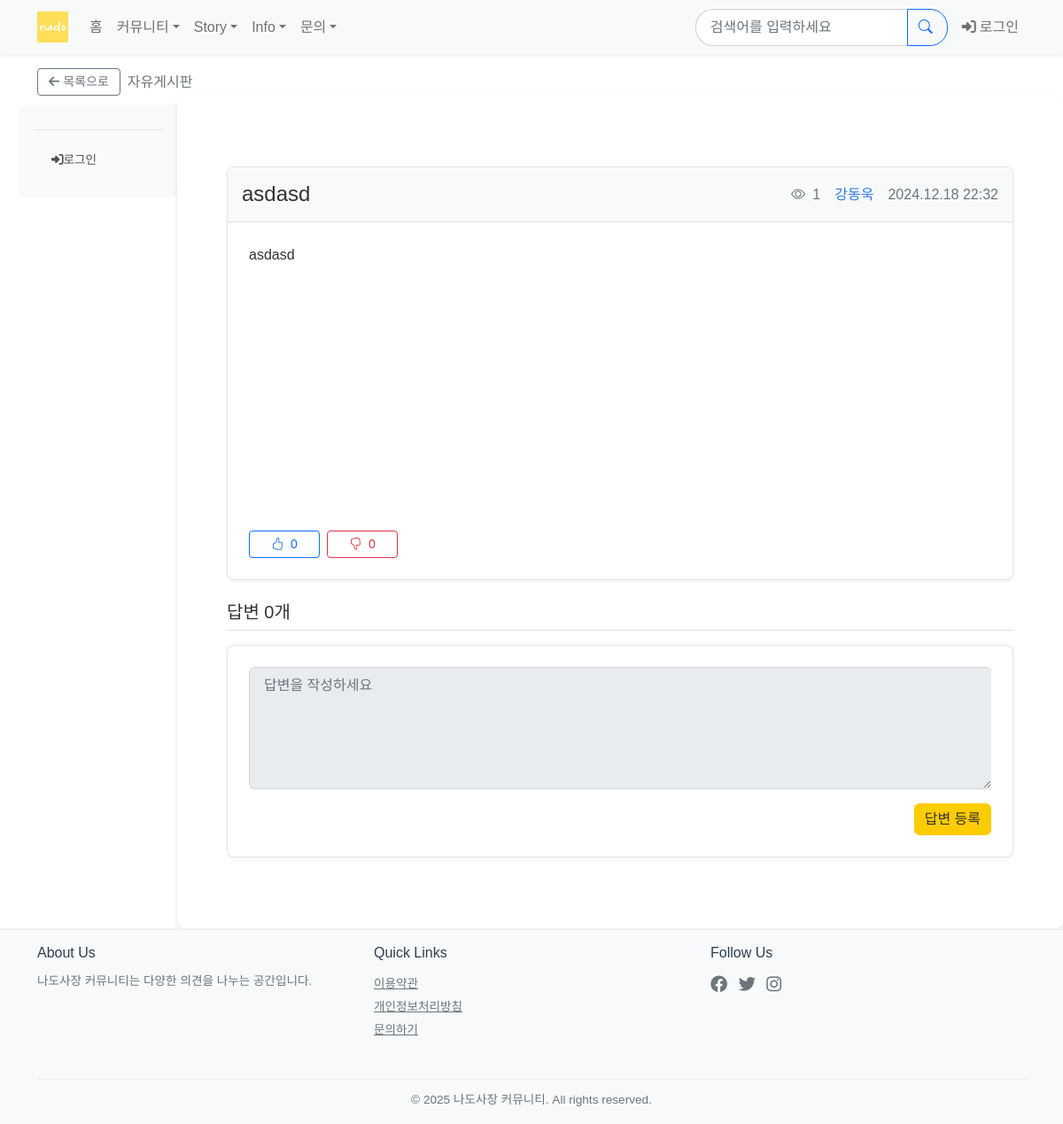
The app's page /board/question/65/ with its own data.
### board/models.py (models this page shows, shortened)
class Question(models.Model):
    category = models.ForeignKey(
        Category,
        on_delete=models.SET_NULL,
        null=True,
        related_name='questions'
    )
    author = models.ForeignKey(settings.AUTH_USER_MODEL, on_delete=models.CASCADE, related_name='author_question')
    subject = models.CharField(max_length=200)
    content = models.TextField()
    modify_date = models.DateTimeField(null=True, blank=True)
    create_date = models.DateTimeField()
    up_voter = models.ManyToManyField(settings.AUTH_USER_MODEL, related_name='question_up_voter',blank=True)
    down_voter = models.ManyToManyField(settings.AUTH_USER_MODEL, related_name='question_down_voter',blank=True)
    is_notice = models.BooleanField(default=False)
    bookmarks = models.ManyToManyField(settings.AUTH_USER_MODEL, related_name='bookmarked_questions', blank=True)
    view_count = models.PositiveIntegerField(default=0)

class Category(models.Model):
    TYPE_CHOICES = (
        ('board', '글게시판'),
        ('story', '이야기게시판'),
        ('advertise','광고게시판'),
        ('info','정보게시판')
    )
    name = models.CharField(max_length=50, unique=True)
    slug = models.SlugField(max_length=200, unique=True)
    description = models.TextField(blank=True)
    order = models.IntegerField(default=0)
    is_active = models.BooleanField(default=True)
    is_business = models.BooleanField(default=False)  # 사업 분야 대분류에 해당. profile, 회원가입에 사용됨.
    type = models.CharField(max_length=10, choices=TYPE_CHOICES, default='board')
    created_at = models.DateTimeField(auto_now_add=True)

### common/models.py (models this page shows, shortened)
class CustomUser(AbstractBaseUser, PermissionsMixin):
    username = models.CharField(
        _('닉네임'),
        max_length=150,
        unique = True,
        help_text=_('필수. 150자 이내로 입력해주세요.')
    )
    user_id = models.CharField(
        _('아이디'),
        max_length=30,
        unique=True,
        help_text=_('필수. 로그인에 사용될 아이디를 입력해주세요.')
    )
    email = models.EmailField(
        _('이메일'),
        unique=True,
        help_text=_('필수. 인증에 사용될 이메일을 입력해주세요.')
    )
    business_type = models.ForeignKey(
        BusinessType,
        on_delete=models.SET_NULL,
        null=True,
        blank=True,
        verbose_name=_('업종'),
        related_name='users'
    )
    business_name = models.CharField(
        _('사업장 이름'),
        max_length=100,
        blank=True,
        null=True
    )
    is_active = models.BooleanField(
        _('활성화'),
        default=False,
        help_text=_('이메일 인증 후 활성화됩니다.')
    )
    is_staff = models.BooleanField(
        _('admin 접근 권한'),
        default=False
    )
    is_admin = models.BooleanField(
        _('일반 관리자 권한'),
        default=False
    )
    is_superuser = models.BooleanField(
        _('최고 관리자 권한'),
        default=False
    )
    is_advertise = models.BooleanField(
        _('광고주 권한'),
        default=False
    )
    is_restricted = models.BooleanField(default=False)  # 계정 정지 여부
    restrict_end_date = models.DateTimeField(null=True, blank=True)  # 정지 해제 예정일
    date_joined = models.DateTimeField(_('가입일'), default=timezone.now)
    email_verified = models.BooleanField(_('이메일 인증됨'), default=False)
    objects = CustomUserManager()
    USERNAME_FIELD = 'user_id'
    EMAIL_FIELD = 'email'
    REQUIRED_FIELDS = ['username', 'email']
    class Meta:
        verbose_name = _('사용자')
        verbose_name_plural = _('사용자들')

### board/views/base_views.py (the view)
# urls.py: path('question/<int:question_id>/', base_views.detail, name = 'detail'),
def detail(request,question_id):
    question = get_object_or_404(Question, pk=question_id)
    if not request.session.get('viewed_questions'):
        request.session['viewed_questions'] = []
    if question_id not in request.session['viewed_questions']:
        Question.objects.filter(pk=question_id).update(view_count=F('view_count') + 1)
        request.session['viewed_questions'].append(question_id)
        request.session.modified = True
    question.refresh_from_db()
    current_category = request.session.get('current_category', question.category.slug)
    context = {
        'question': question,
        'current_category': current_category,
        'current_type' : question.category.type,
    }
    return render(request, 'board/question_detail.html', context)

### board/context_processors.py (called while the page is built)
def categories(request):
    return {
        'categories' : Category.objects.filter(is_active = True).order_by('order')
    }

def board_categories(request):
    board_categories = Category.objects.filter(is_active=True,type='board')
    return {
        'board_categories' : Category.objects.filter(is_active=True,type='board').order_by('order'),
        'board_Q_count' : Question.objects.filter(category__in=board_categories).count(),
        'user_count' : CustomUser.objects.filter(is_active=True).count()
            }

def board_business_categories(request):
    return {
        'business_categories' : Category.objects.filter(is_active=True,type='board',is_business=True).order_by('order'),
        'nonbusiness_categories' : Category.objects.filter(is_active=True,type='board',is_business=False).order_by('order')
            }

def each_categories(request):
    return {
        'story_categories' : Category.objects.filter(is_active=True,type='story').order_by('order'),
        'info_categories' : Category.objects.filter(is_active=True,type='info').order_by('order') ,
        'advertise_categories' : Category.objects.filter(is_active=True,type='advertise').order_by('order')
    }

### board/templatetags/board_filter.py (called while the page is built)
@register.filter
def mark(value):
    extensions = ["nl2br","fenced_code"]
    return mark_safe(markdown.markdown(value,extensions=extensions))

### templates/board/question_detail.html (shortened to what this page needs)
{% extends "base.html" %}
{% load board_filter %}
{% block content %}
<link rel="stylesheet" href="https://cdn.jsdelivr.net/npm/bootstrap-icons@1.11.0/font/bootstrap-icons.css">
<div class="container my-4">
    <div class="card mb-4">
        <div class="card-header d-flex justify-content-between align-items-center">
            <h4 class="mb-0">{{ question.subject }}</h4>
            <div class="d-flex align-items-center gap-3">
                <span class="text-muted">
                    <i class="bi bi-eye"></i> {{ question.view_count }}
                </span>
                <span class="text-muted"><div class="username-action">
                    <span>{{ question.author.username }}</span>
                </div></span>
                <span class="text-muted">{{ question.create_date|date:"Y.m.d H:i" }}</span>
            </div>
        </div>
        <div class="card-body">
            <div class="mb-4">{{ question.content|mark }}</div>
            <div class="d-flex justify-content-between align-items-center">
                <div class="vote-container d-flex gap-2">
                    <button class="btn btn-sm btn-outline-primary vote-btn" data-uri="{% url 'board:upvote_question' question.id %}">
                        <i class="bi bi-hand-thumbs-up"></i> <span>{{question.up_voter.count}}</span>
                    </button>
                    <button class="btn btn-sm btn-outline-danger vote-btn" data-uri="{% url 'board:downvote_question' question.id %}">
                        <i class="bi bi-hand-thumbs-down"></i> <span>{{question.down_voter.count}}</span>
                    </button>
                </div>
            </div>
        </div>
    </div>
    <div class="mb-3">
        <h5 class="border-bottom pb-2">답변 {{question.answer_set.count}}개</h5>
    </div>
    <form action="{% url 'board:answer_create' question.id %}" method="post" class="card">
        <div class="card-body">
            <div class="mb-3">
                <textarea name="content" class="form-control" rows="5"
                    {% if not user.is_authenticated %}disabled{% endif %}
                    placeholder="답변을 작성하세요"></textarea>
            </div>
            <div class="text-end">
                <input type="submit" value="답변 등록" class="btn btn-primary">
            </div>
        </div>
    </form>
    </div>
</div>
{% endblock %}

### templates/base.html (shortened to what this page needs)
{% load static %}
<!DOCTYPE html>
<html lang="ko" class="h-100">
<head>
    <link href="https://cdn.jsdelivr.net/npm/bootstrap@5.2.3/dist/css/bootstrap.min.css" rel="stylesheet">
    <link rel="stylesheet" href="https://cdnjs.cloudflare.com/ajax/libs/font-awesome/6.4.0/css/all.min.css">
    <link rel="stylesheet" href="https://cdn.jsdelivr.net/npm/bootstrap-icons@1.11.0/font/bootstrap-icons.css">
    <link href="https://cdn.jsdelivr.net/npm/summernote@0.8.18/dist/summernote-bs4.min.css" rel="stylesheet">
    <link rel="stylesheet" href="{% static 'style.css' %}">
</head>
<body class="d-flex flex-column h-100">
    {% include "navbar.html" %}
    {% block breadcrumb %}
    {% if request.resolver_match.url_name == 'detail' %}
    <div class="container mt-3">
        <nav aria-label="navigation">
            <div class="d-flex align-items-center">
                <a href="/board/category/{{ request.session.current_category|default:'all' }}?kw={{ request.session.last_keyword|default:''}}&page={{ request.session.last_page|default:'1' }}&so={{ request.session.last_sort|default:'recent' }}#question_{{ question.id }}"
                   class="btn btn-outline-secondary btn-sm"
                   onclick="sessionStorage.setItem('lastViewedQuestion', '{{ question.id }}')">
                    <i class="fas fa-arrow-left me-1"></i>목록으로
                </a>
                <span class="ms-2 text-muted">
                    {% if question.category %}
                        {{ question.category.name }}
                    {% endif %}
                </span>
            </div>
        </nav>
    </div>
    {% endif %}
    {% endblock %}
    <main class="flex-shrink-0">
        <div class="container-fluid">
            <div class="row">
                <div class="col-md-3 col-lg-2">
                    {% include "_sidebar.html" %}
                </div>
                <div class="col-md-9 col-lg-10 main-content">
                    <div class="container py-4">
                        {% block content %}{% endblock %}
                    </div>
                </div>
            </div>
    </main>
    <footer class="footer mt-auto py-3 bg-light">
        <div class="container">
            <div class="row">
                <div class="col-md-4 mb-3">
                    <h5>About Us</h5>
                    <p class="text-muted">나도사장 커뮤니티는 다양한 의견을 나누는 공간입니다.</p>
                </div>
                <div class="col-md-4 mb-3">
                    <h5>Quick Links</h5>
                    <ul class="list-unstyled">
                        <li><a href="{% url 'board:using_rule' %}" class="text-muted">이용약관</a></li>
                        <li><a href="{% url 'board:privacy_law' %}" class="text-muted">개인정보처리방침</a></li>
                        <li><a href="{% url 'board:inquiry_list' %}" class="text-muted">문의하기</a></li>
                    </ul>
                </div>
                <div class="col-md-4 mb-3">
                    <h5>Follow Us</h5>
                    <div class="social-links">
                        <a href="#" class="text-muted me-2"><i class="fab fa-facebook"></i></a>
                        <a href="#" class="text-muted me-2"><i class="fab fa-twitter"></i></a>
                        <a href="#" class="text-muted me-2"><i class="fab fa-instagram"></i></a>
                    </div>
                </div>
            </div>
            <hr>
            <div class="text-center">
                <p class="mb-0">&copy; {% now "Y" %} 나도사장 커뮤니티. All rights reserved.</p>
            </div>
        </div>
    </footer>
</body>
</html>

### static/style.css (style rules this page uses)
:root { --sidebar-width: 240px; --primary-color: #2C3E50; --hover-color: #f8f9fa; --active-color: #e9ecef; }
.main-content { background-color: #fff; min-height: calc(100vh - 60px); }
.card { border: none; box-shadow: 0 1px 3px rgba(0,0,0,0.1); transition: all 0.2s ease; }
.btn-primary { background-color: var(--primary-color); border: none; }
.form-control { border-radius: 20px 0 0 20px; }
.btn-outline-primary { border-radius: 0 20px 20px 0; }
.username-action { position: relative; cursor: pointer; }
.card-body { padding: 0.5rem; }

### templates/navbar.html (style rules this page uses)
.form-control { border-radius: 20px 0 0 20px; border-right: none; padding: 0.5rem 1rem; }
.btn-outline-primary { border-radius: 0 20px 20px 0; }

### templates/base.html (style rules this page uses)
body { font-family: 'Noto Sans KR', sans-serif; line-height: 1.6; color: #333; }
.btn-primary { background-color: #ffcc00; border-color: #ffcc00; color: #333; }
.main-content { background-color: #fff; border-radius: 8px; box-shadow: 0 4px 6px rgba(0, 0, 0, 0.1); padding: 2rem; }
footer.footer { background-color: #f9f9f9; border-top: 2px solid #f0f0f0; color: #777; }
footer a { color: #ffcc00; }
.footer { padding: 1.5rem 0; background-color: #f8f9fa; }
.footer h5 { font-size: 1rem; margin-bottom: 0.75rem; color: #2c3e50; }
.footer p, .footer a { font-size: 0.85rem; color: #6c757d; }
.social-links a { font-size: 1.2rem; transition: color 0.2s ease; }
hr { margin: 0.75rem 0; opacity: 0.1; }

### templates/board/question_detail.html (style rules this page uses)
.card { border-radius: 8px; box-shadow: 0 2px 4px rgba(0,0,0,0.05); border: 1px solid rgba(0,0,0,0.1); }
.card-header { background-color: #f8f9fa; border-bottom: 1px solid rgba(0,0,0,0.1); padding: 1rem; }
.btn-sm { padding: 0.25rem 0.75rem; font-size: 0.875rem; border-radius: 4px; }
.vote-btn { min-width: 80px; }
textarea.form-control { border-radius: 6px; resize: vertical; min-height: 100px; }
.username-action { position: relative; display: inline-block; }
.username-action span { color: #2c7be5; cursor: pointer; }
.bi { margin-right: 0.25rem; }
.card-body { padding: 1.5rem; }
.card-body .mb-4 { min-height: 300px; }

### records on screen
Question: category.name "자유게시판", subject "asdasd", view_count "1", author.username "강동욱", create_date "2024.12.18 22:32", content|mark "asdasd", up_voter.count "0", down_voter.count "0", answer_set.count "0"
